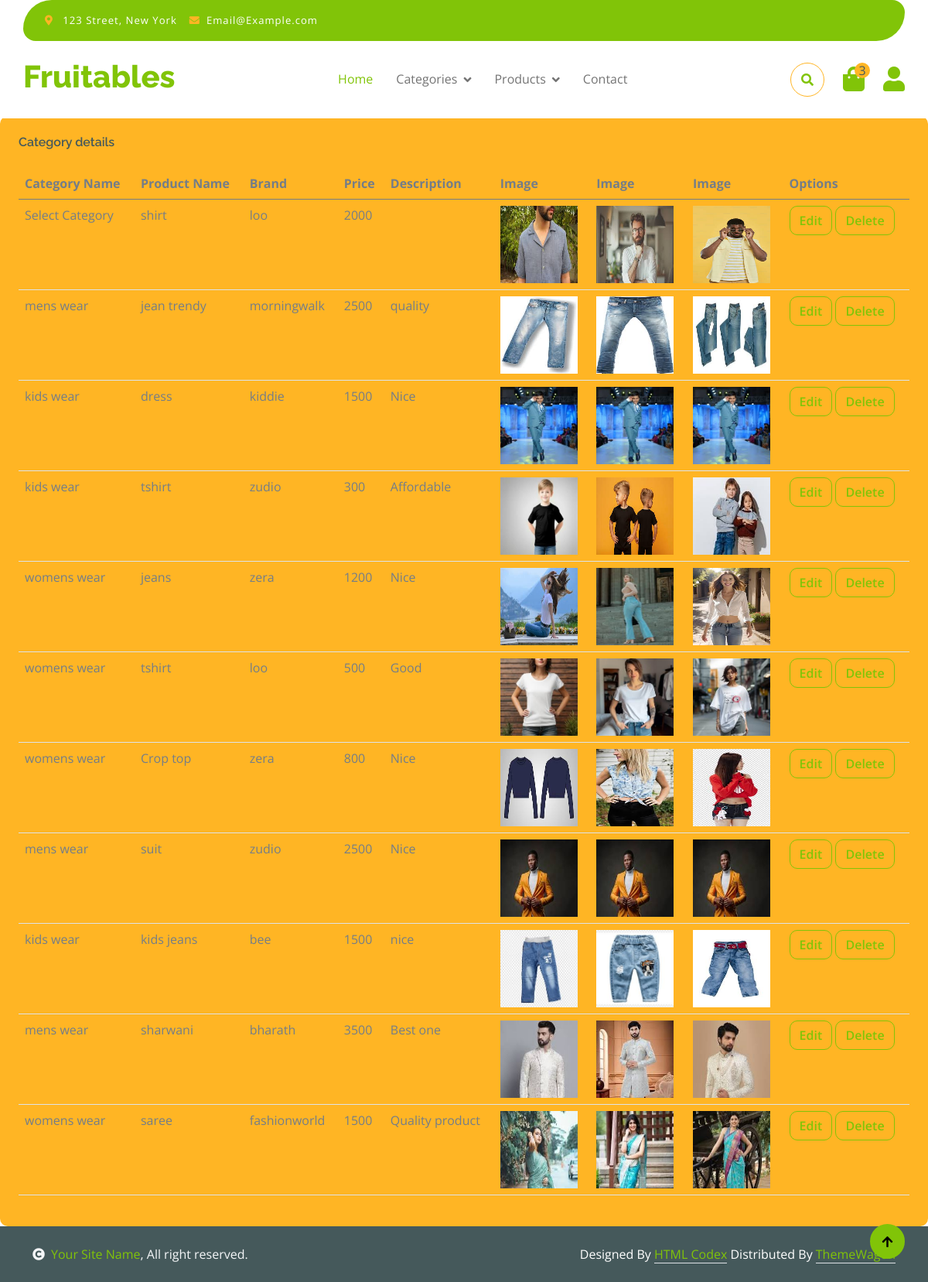
The app's page /textileapp/view_product/ with its own data.
### textileapp/models.py (models this page shows)
class Products(models.Model):
    category_name = models.CharField(max_length=50, null=True, blank=True)
    product_name = models.CharField(max_length=50, null=True, blank=True)
    brand = models.CharField(max_length=50, null=True, blank=True)
    price = models.IntegerField(null=True, blank=True)
    description = models.CharField(max_length=50, null=True, blank=True)
    image1 = models.ImageField(upload_to="product_image",null=True,blank=True)
    image2 = models.ImageField(upload_to="product_image", null=True, blank=True)
    image3 = models.ImageField(upload_to="product_image", null=True, blank=True)

### textileapp/views.py (the view)
# urls.py: path('view_product/',views.view_product,name='view_product'),
def view_product(request):
    products = Products.objects.all()
    return render(request, 'View product.html', {'products': products})

### textileapp/templates/View product.html (shortened to what this page needs)
<!DOCTYPE html>
{% extends 'index.html' %}
{% block content %}
<html lang="en">
<head>
</head>
<body>
<div class="col-12" style="margin-top: 150px;">
                        <div class="bg-secondary rounded h-100 p-4">
                            <h6 class="mb-4">Category details</h6>
                            <div class="table-responsive">
                                <table class="table">
                                    <thead>
                                        <tr>
                                            <th scope="col">Category Name</th>
                                            <th scope="col">Product Name</th>
                                            <th scope="col">Brand</th>
                                            <th scope="col">Price</th>
                                            <th scope="col">Description</th>
                                            <th scope="col">Image</th>
                                            <th scope="col">Image</th>
                                            <th scope="col">Image</th>
                                            <th scope="col">Options</th>
                                        </tr>
                                    </thead>
                                    <tbody>
                                     {% for d in products %}
            <tr>
                <td>{{ d.category_name }}</td>
                <td>{{ d.product_name }}</td>
                <td>{{ d.brand }}</td>
                <td>{{ d.price }}</td>
                <td>{{ d.description }}</td>
                <td><img  src="{{ d.image1.url }}" height="100px" width="100px"></td>
                <td><img  src="{{ d.image2.url }}" height="100px" width="100px"></td>
                <td><img  src="{{ d.image3.url }}" height="100px" width="100px"></td>
                <td><a href="{% url 'edit_product' product_id=d.id %}">
                    <button class="btn btn-outline-primary">Edit</button>
                </a>
                    <a href="{% url 'delete_product' product_id=d.id %}">
                    <button class="btn btn-outline-primary">Delete</button>
                </a>
                </td>
            </tr>
            {% endfor %}
                                    </tbody>
                                </table>
                            </div>
                        </div>
                    </div>
</body>
</html>
{% endblock %}

### textileapp/templates/index.html (shortened to what this page needs)
<!DOCTYPE html>
{% load static %}
<html lang="en">
    <head>
        <link rel="stylesheet" href="https://use.fontawesome.com/releases/v5.15.4/css/all.css"/>
        <link href="https://cdn.jsdelivr.net/npm/bootstrap-icons@1.4.1/font/bootstrap-icons.css" rel="stylesheet">
        <link href="{% static 'adminpanel/lib/lightbox/css/lightbox.min.css' %}" rel="stylesheet">
        <link href="{% static 'adminpanel/lib/owlcarousel/assets/owl.carousel.min.css' %}" rel="stylesheet">
        <link href="{% static 'adminpanel/css/bootstrap.min.css' %}" rel="stylesheet">
        <link href="{% static 'adminpanel/css/style.css' %}" rel="stylesheet">
    </head>
    <body>
        <div class="container-fluid fixed-top">
            <div class="container topbar bg-primary d-none d-lg-block">
                <div class="d-flex justify-content-between">
                    <div class="top-info ps-2">
                        <small class="me-3"><i class="fas fa-map-marker-alt me-2 text-secondary"></i> <a href="#" class="text-white">123 Street, New York</a></small>
                        <small class="me-3"><i class="fas fa-envelope me-2 text-secondary"></i><a href="#" class="text-white">Email@Example.com</a></small>
                    </div>
                    <div class="top-link pe-2">
                    </div>
                </div>
            </div>
            <div class="container px-0">
                <nav class="navbar navbar-light bg-white navbar-expand-xl">
                    <a href="index.html" class="navbar-brand"><h1 class="text-primary display-6">Fruitables</h1></a>
                    <div class="collapse navbar-collapse bg-white" id="navbarCollapse">
                        <div class="navbar-nav mx-auto">
                            <a href="{% url 'index' %}" class="nav-item nav-link active">Home</a>
                            <div class="nav-item dropdown">
                                <a href="#" class="nav-link dropdown-toggle" data-bs-toggle="dropdown">Categories</a>
                            </div>
                             <div class="nav-item dropdown">
                                <a href="#" class="nav-link dropdown-toggle" data-bs-toggle="dropdown">Products</a>
                            </div>
                            <a href="{% url 'view_contact' %}" class="nav-item nav-link">Contact</a>
                        </div>
                        <div class="d-flex m-3 me-0">
                            <button class="btn-search btn border border-secondary btn-md-square rounded-circle bg-white me-4" data-bs-toggle="modal" data-bs-target="#searchModal"><i class="fas fa-search text-primary"></i></button>
                            <a href="#" class="position-relative me-4 my-auto">
                                <i class="fa fa-shopping-bag fa-2x"></i>
                                <span class="position-absolute bg-secondary rounded-circle d-flex align-items-center justify-content-center text-dark px-1" style="top: -5px; left: 15px; height: 20px; min-width: 20px;">3</span>
                            </a>
                            <a href="#" class="my-auto">
                                <i class="fas fa-user fa-2x"></i>
                            </a>
                        </div>
                    </div>
                </nav>
            </div>
        </div>
        {% block content %}{% endblock %}
        <div class="container-fluid copyright bg-dark py-4">
            <div class="container">
                <div class="row">
                    <div class="col-md-6 text-center text-md-start mb-3 mb-md-0">
                        <span class="text-light"><a href="#"><i class="fas fa-copyright text-light me-2"></i>Your Site Name</a>, All right reserved.</span>
                    </div>
                    <div class="col-md-6 my-auto text-center text-md-end text-white">
                        Designed By <a class="border-bottom" href="https://htmlcodex.com">HTML Codex</a> Distributed By <a class="border-bottom" href="https://themewagon.com">ThemeWagon</a>
                    </div>
                </div>
            </div>
        </div>
        <a href="#" class="btn btn-primary border-3 border-primary rounded-circle back-to-top"><i class="fa fa-arrow-up"></i></a>
    </body>
</html>

### textileapp/static/adminpanel/css/style.css (style rules this page uses)
.back-to-top { position: fixed; right: 30px; bottom: 30px; display: flex; width: 45px; height: 45px; align-items: center; justify-content: center; transition: 0.5s; z-index: 99; }
.btn { font-weight: 600; transition: .5s; }
.btn-md-square { width: 44px; height: 44px; }
.btn-square, .btn-sm-square, .btn-md-square, .btn-lg-square { padding: 0; display: flex; align-items: center; justify-content: center; font-weight: normal; }
.btn.border-secondary { transition: 0.5s; }
.fixed-top { transition: 0.5s; background: var(--bs-white); border: 0; }
.topbar { padding: 20px; border-radius: 230px 100px; }
.topbar .top-info { font-size: 15px; line-height: 0; letter-spacing: 1px; display: flex; align-items: center; }
.topbar .top-link { font-size: 15px; line-height: 0; letter-spacing: 1px; display: flex; align-items: center; }
.navbar .navbar-nav .nav-link { padding: 10px 15px; font-size: 16px; transition: .5s; }
.navbar { height: 100px; border-bottom: 1px solid rgba(255, 255, 255, .1); }
.navbar .navbar-nav .nav-link:hover, .navbar .navbar-nav .nav-link.active, .fixed-top.bg-white .navbar .navbar-nav .nav-link:hover, .fixed-top.bg-white .navbar .navbar-nav .nav-link.active { color: var(--bs-primary); }
.navbar .dropdown-toggle::after { border: none; content: "\f107"; font-family: "Font Awesome 5 Free"; font-weight: 700; vertical-align: middle; margin-left: 8px; }

### records on screen
Products: category_name "Select Category", product_name "shirt", brand "loo", price "2000", image1 (picture), image2 (picture), image3 (picture)
Products: category_name "mens wear", product_name "jean trendy", brand "morningwalk", price "2500", description "quality", image1 (picture), image2 (picture), image3 (picture)
Products: category_name "kids wear", product_name "dress", brand "kiddie", price "1500", description "Nice", image1 (picture), image2 (picture), image3 (picture)
Products: category_name "kids wear", product_name "tshirt", brand "zudio", price "300", description "Affordable", image1 (picture), image2 (picture), image3 (picture)
Products: category_name "womens wear", product_name "jeans", brand "zera", price "1200", description "Nice", image1 (picture), image2 (picture), image3 (picture)
Products: category_name "womens wear", product_name "tshirt", brand "loo", price "500", description "Good", image1 (picture), image2 (picture), image3 (picture)
Products: category_name "womens wear", product_name "Crop top", brand "zera", price "800", description "Nice", image1 (picture), image2 (picture), image3 (picture)
Products: category_name "mens wear", product_name "suit", brand "zudio", price "2500", description "Nice", image1 (picture), image2 (picture), image3 (picture)
Products: category_name "kids wear", product_name "kids jeans", brand "bee", price "1500", description "nice", image1 (picture), image2 (picture), image3 (picture)
Products: category_name "mens wear", product_name "sharwani", brand "bharath", price "3500", description "Best one", image1 (picture), image2 (picture), image3 (picture)
Products: category_name "womens wear", product_name "saree", brand "fashionworld", price "1500", description "Quality product", image1 (picture), image2 (picture), image3 (picture)
